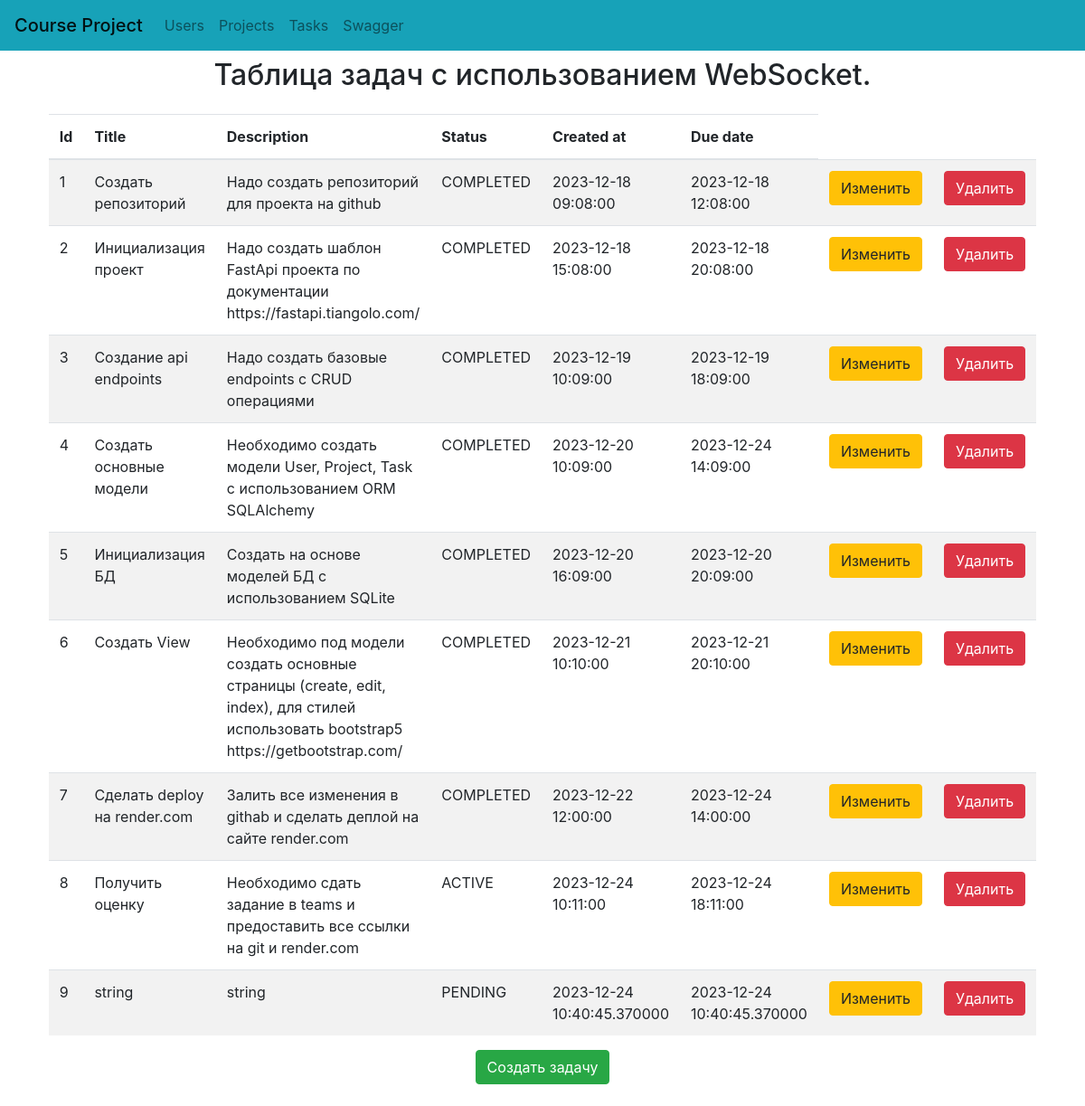
Page /task on the committed database.
### models.py (models this page shows)
class Task(Base):
    __tablename__ = "tasks"
    id = Column(Integer, primary_key=True, index=True)
    title = Column(String, nullable=False)
    description = Column(String, nullable=True)
    status = Column(Enum(Status), default=Status.Pending)
    created_at = Column(DateTime, nullable=False)
    due_date = Column(DateTime)
    owner_id = Column(Integer, ForeignKey("users.id"), nullable=True, index=True)
    owner = relationship("User", back_populates="tasks")
    project_id = Column(Integer, ForeignKey("projects.id"), nullable=False, index=True)
    project = relationship("Project", back_populates="tasks")

### task_view.py (the view)
@router.get("/task")
async def get_user_page(request: Request, db: Session = Depends(get_db)):
    tasks = await task_routes.get_tasks(0, 1000, db=db)
    return templates.TemplateResponse("task/task.html", {"request": request, "tasks": tasks, "host_url": host_url})

### templates/task/task.html (shortened to what this page needs)
{% extends "base.html" %}
{% block content %}
<h2 class="text-center mb-4">Таблица задач с использованием WebSocket.</h2>
<div class="m-lg-auto">
    <table class="table table-striped table-hover w-50 p-3 m-lg-auto">
    <thead>
    <tr>
      <th>Id</th>
      <th>Title</th>
      <th>Description</th>
      <th>Status</th>
      <th>Created at</th>
      <th>Due date</th>
    </tr>
  </thead>
    <tbody>
        {% for task in tasks %}
            <tr>
                <td>{{ task.id }}</td>
                <td>{{ task.title }} </td>
                <td>{{ task.description }}</td>
                <td>{{ task.status.value }}</td>
                <td>{{ task.created_at }}</td>
                <td>{{ task.due_date }}</td>
                <td><a class="btn btn-warning" href="/task/edit/{{task.id}}">Изменить</a></td>
                <td><a class="btn btn-danger" href="/task/delete/{{task.id}}">Удалить</a></td>
            </tr>
        {% endfor %}
</tbody>
</table>
    <div class="d-flex justify-content-center mt-3 mb-4">
        <a class="btn btn-success" href="/create-task">Создать задачу</a>
    </div>
</div>
{% endblock %}

### templates/base.html (shortened to what this page needs)
<!DOCTYPE html>
<html lang="en">
<head>
    <link href="{{ url_for('static', path='/css/style.css') }}" rel="stylesheet">
    <link rel="stylesheet" href="https://cdn.jsdelivr.net/npm/bootstrap@4.1.3/dist/css/bootstrap.min.css">
</head>
<body>
    <nav class="navbar navbar-expand-lg navbar-light bg-info">
        <div class="collapse navbar-collapse" id="navbarSupportedContent">
            <ul class="navbar-nav mr-auto">
                <li class="nav-item">
                    <span class="navbar-brand mb-0 h1">Course Project</span>
                </li>
                <li class="nav-item">
                    <a class="nav-link" href="/user">Users</a>
                </li>
                <li class="nav-item">
                    <a class="nav-link" href="/project">Projects</a>
                </li>
                <li class="nav-item">
                    <a class="nav-link" href="/task">Tasks</a>
                </li>
                <li class="nav-item">
                    <a class="nav-link" href="/docs">Swagger</a>
                </li>
            </ul>
        </div>
    </nav>
  <main>
      {% block content %}
      {% endblock content %}
  </main>
</body>
</html>

### rows in the picture
Task: id "1", title "Создать репозиторий", description "Надо создать репозиторий для проекта на github", status.value "COMPLETED", created_at "2023-12-18 09:08:00", due_date "2023-12-18 12:08:00"
Task: id "2", title "Инициализация проект", description "Надо создать шаблон FastApi проекта по документации https://fastapi.tiangolo.com/", status.value "COMPLETED", created_at "2023-12-18 15:08:00", due_date "2023-12-18 20:08:00"
Task: id "3", title "Создание api endpoints", description "Надо создать базовые endpoints с CRUD операциями", status.value "COMPLETED", created_at "2023-12-19 10:09:00", due_date "2023-12-19 18:09:00"
Task: id "4", title "Создать основные модели", description "Необходимо создать модели User, Project, Task с использованием ORM SQLAlchemy", status.value "COMPLETED", created_at "2023-12-20 10:09:00", due_date "2023-12-24 14:09:00"
Task: id "5", title "Инициализация БД", description "Создать на основе моделей БД с использованием SQLite", status.value "COMPLETED", created_at "2023-12-20 16:09:00", due_date "2023-12-20 20:09:00"
Task: id "6", title "Создать View", description "Необходимо под модели создать основные страницы (create, edit, index), для стилей использовать bootstrap5 https://getbootstrap.com/", status.value "COMPLETED", created_at "2023-12-21 10:10:00", due_date "2023-12-21 20:10:00"
Task: id "7", title "Сделать deploy на render.com", description "Залить все изменения в githab и сделать деплой на сайте render.com", status.value "COMPLETED", created_at "2023-12-22 12:00:00", due_date "2023-12-24 14:00:00"
Task: id "8", title "Получить оценку", description "Необходимо сдать задание в teams и предоставить все ссылки на git и render.com", status.value "ACTIVE", created_at "2023-12-24 10:11:00", due_date "2023-12-24 18:11:00"
Task: id "9", title "string", description "string", status.value "PENDING", created_at "2023-12-24 10:40:45.370000", due_date "2023-12-24 10:40:45.370000"
